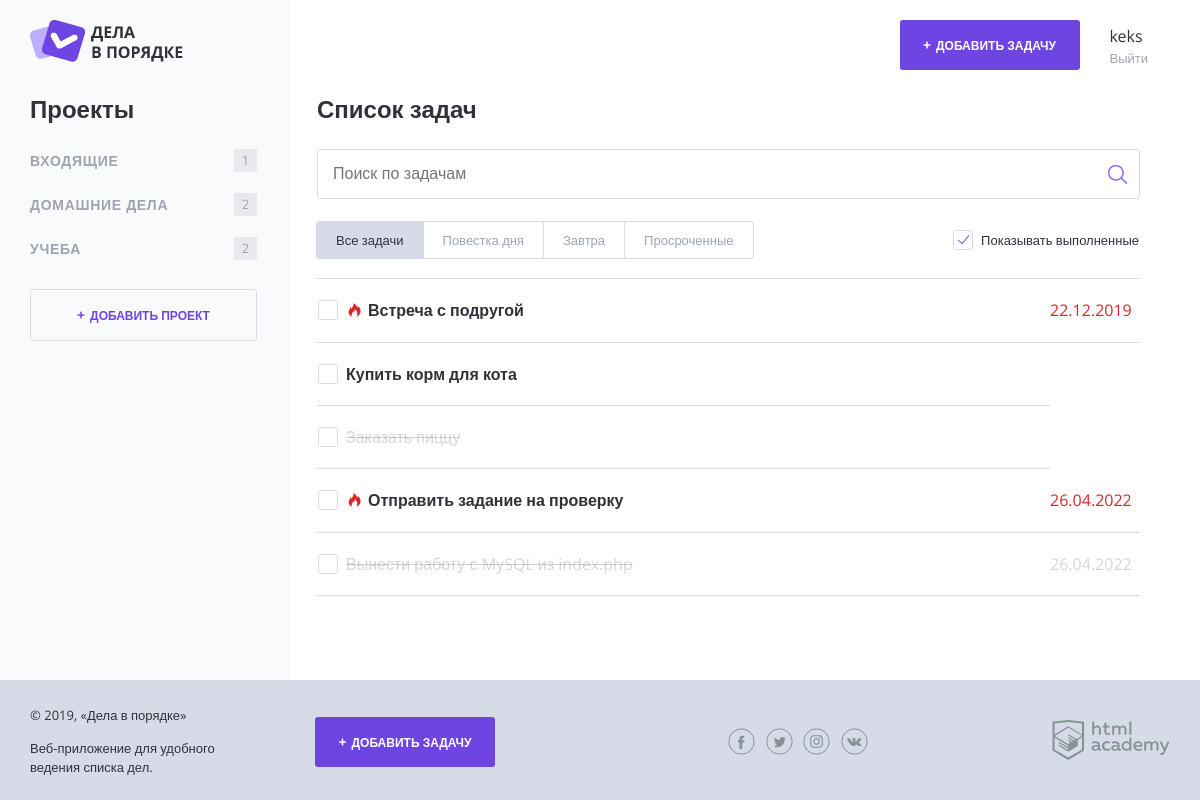
/index.php (signed in), run on the app's committed database.
### tables this page shows
CREATE TABLE projects (
    id INT NOT NULL AUTO_INCREMENT PRIMARY KEY,
    name VARCHAR(255),
    user_id INT,
    FOREIGN KEY (user_id) REFERENCES users(id)
);

CREATE TABLE tasks (
    id INT NOT NULL AUTO_INCREMENT PRIMARY KEY,
    user_id INT,
    FOREIGN KEY (user_id) REFERENCES users(id),
    project_id INT,
    FOREIGN KEY (project_id) REFERENCES projects(id),
    name VARCHAR(255),
    dt_add TIMESTAMP DEFAULT CURRENT_TIMESTAMP,
    dt_deadline TIMESTAMP DEFAULT NULL,
    status BOOLEAN DEFAULT FALSE,
    file VARCHAR(255) DEFAULT NULL
);

### helpers.php (called while the page is built, shortened)
<?php
function include_template($name, array $data = []) {
    $name = 'templates/' . $name;
    extract($data);
    require $name;
    $result = ob_get_clean();
    return $result;
}

### model.php (called while the page is built, shortened)
<?php
function get_projects(object $con, $id):array {
    $sql = "SELECT p.id, p.name, COUNT(t.name) AS count "
                ."FROM projects p "
                ."LEFT JOIN tasks t ON p.id = t.project_id "
                ."WHERE p.user_id = '$id' "
                ."GROUP BY p.id";
    $result = mysqli_query($con, $sql);
    return array_or_error($result);
};
function get_tasks(object $con, $project_id, $id, $search):array {
    if (!empty($search)) {
        $sql = "SELECT id, name, status, DATE_FORMAT(dt_deadline, '%d.%m.%Y') as dt_deadline, file FROM tasks "
                    ."WHERE user_id = '$id' AND MATCH(name) AGAINST(?) ORDER BY dt_add DESC";
        $stmt = db_get_prepare_stmt($con, $sql, [$search]);
        mysqli_stmt_execute($stmt);
        $result = mysqli_stmt_get_result($stmt);
    } else if (!empty($project_id)) {
        $sql = "SELECT id, name, status, DATE_FORMAT(dt_deadline, '%d.%m.%Y') as dt_deadline, file FROM tasks "
                    ."WHERE user_id = '$id' AND project_id = '$project_id' ORDER BY dt_add DESC";
        $result = mysqli_query($con, $sql);
    } else {
        $sql = "SELECT id, name, status, DATE_FORMAT(dt_deadline, '%d.%m.%Y') as dt_deadline, file FROM tasks "
                    ."WHERE user_id = '$id' ORDER BY dt_add DESC";
        $result = mysqli_query($con, $sql);
    }
    return array_or_error($result);
};

### myfunction.php (called while the page is built, shortened)
<?php
function is_hot ($task) {
    if (!empty($task['dt_deadline']) and !$task['status']) {
        $task_ts = strtotime($task['dt_deadline']);
        $ts_diff = $task_ts - time();
        $hours = floor($ts_diff / 3600);
        return ($hours <= 24);
    }
};
function array_or_error(object $result) {
    return mysqli_fetch_all($result, MYSQLI_ASSOC);
};

### init.php (called while the page is built, shortened)
<?php
if (!empty($_SESSION['user'])) {
    $id = $_SESSION['user']['id'];
} else {
    $id = null;
}

### templates/main.php (the view, shortened to what this page needs)
<h2 class="content__main-heading">Список задач</h2>
<form class="search-form" action="index.php" method="GET" autocomplete="off">
    <input class="search-form__input" type="text" name="search" value="<?= filter_input(INPUT_GET, 'search', FILTER_SANITIZE_SPECIAL_CHARS); ?>" placeholder="Поиск по задачам">
    <input class="search-form__submit" type="submit" name="" value="Искать">
</form>
<div class="tasks-controls">
    <nav class="tasks-switch">
        <a href="/" class="tasks-switch__item tasks-switch__item--active">Все задачи</a>
        <a href="/" class="tasks-switch__item">Повестка дня</a>
        <a href="/" class="tasks-switch__item">Завтра</a>
        <a href="/" class="tasks-switch__item">Просроченные</a>
    </nav>
    <label class="checkbox">
        <span class="checkbox__text">Показывать выполненные</span>
    </label>
</div>
<table class="tasks">
<?php foreach ($tasks as $task): ?>
    <tr class="tasks__item task <?php if ($task['status']): ?>task--completed<?php endif; ?> <?php if (is_hot($task)): ?>task--important<?php endif; ?>">
        <td class="task__select">
            <label class="checkbox task__checkbox">
                <span class="checkbox__text"><?= htmlspecialchars($task['name']); ?></span>
            </label>
        </td>
        <td class="task__file">
        </td>
        <?php if (!empty($task['dt_deadline'])): ?>
        <td class="task__date"><?= $task['dt_deadline']; ?></td>
        <?php endif; ?>
    </tr>
<?php endforeach; ?>
</table>

### templates/navigation.php
<section class="content__side">
    <?php if (empty($_SESSION['user'])): ?>
        <p class="content__side-info">Если у вас уже есть аккаунт, авторизуйтесь на сайте</p>
        <a class="button button--transparent content__side-button" href="auth.php">Войти</a>
    <?php else: ?>
        <h2 class="content__side-heading">Проекты</h2>
        <nav class="main-navigation">
            <ul class="main-navigation__list">
            <?php foreach ($projects as $project): ?>
                <li class="main-navigation__list-item <?php if ($project['id'] === $project_id): ?>main-navigation__list-item--active<?php endif; ?>">
                    <a class="main-navigation__list-item-link" href="/?project_id=<?= $project['id']; ?>"><?= htmlspecialchars($project['name']) ?></a>
                    <span class="main-navigation__list-item-count"><?= $project['count']; ?></span>
                </li>
            <?php endforeach; ?>
            </ul>
        </nav>
        <a class="button button--transparent button--plus content__side-button"
        href="pages/form-project.html" target="project_add">Добавить проект</a>
    <?php endif; ?>
</section>
<main class="content__main"><?= $content; ?></main>

### templates/layout.php (shortened to what this page needs)
<!DOCTYPE html>
<html lang="ru">
<head>
    <link rel="stylesheet" href="css/normalize.css">
    <link rel="stylesheet" href="css/style.css">
    <link rel="stylesheet" href="css/flatpickr.min.css">
</head>
<?php $classname = empty($_SESSION['user']) ? "body-background" : ""; ?>
<body class="<?= $classname; ?>">
<?php $classname = !empty($_SESSION['user']) ? "container--with-sidebar" : ""; ?>
<div class="page-wrapper">
    <div class="container <?= $classname; ?>">
        <header class="main-header">
            <a href="/">
                <img src="img/logo.png" width="153" height="42" alt="Логотип Дела в порядке">
            </a>
            <div class="main-header__side">
                <?php if (!empty($_SESSION['user'])): ?>
                    <a class="main-header__side-item button button--plus open-modal" href="add.php">Добавить задачу</a>
                    <div class="main-header__side-item user-menu">
                        <div class="user-menu__data">
                            <p><?= strip_tags($_SESSION['user']['name']); ?></p>
                            <a href="logout.php">Выйти</a>
                        </div>
                    </div>
                <?php else: ?>
                    <a class="main-header__side-item button button--transparent" href="auth.php">Войти</a>
                <?php endif; ?>
            </div>
        </header>
        <div class="content"><?= $navigation; ?></div>
    </div>
</div>
<footer class="main-footer">
    <div class="container">
        <div class="main-footer__copyright">
            <p>© 2019, «Дела в порядке»</p>
            <p>Веб-приложение для удобного ведения списка дел.</p>
        </div>
        <?php if (!empty($_SESSION['user'])): ?>
        <a class="main-footer__button button button--plus" href="add.php">Добавить задачу</a>
        <?php endif; ?>
        <div class="main-footer__social social">
            <a class="social__link social__link--facebook" href="#">
            </a>
            <a class="social__link social__link--twitter" href="#">
            </a>
            <a class="social__link social__link--instagram" href="#">
            </a>
            <a class="social__link social__link--vkontakte" href="#">
            </a>
        </div>
        <div class="main-footer__developed-by">
            <a href="https://htmlacademy.ru/intensive/php">
                <img src="img/htmlacademy.svg" alt="HTML Academy" width="118" height="40">
            </a>
        </div>
    </div>
</footer>
</body>
</html>

### index.php
<?php
$show_complete_tasks = rand(0, 1);
require_once('init.php');
require_once('model.php');
require_once('helpers.php');
require_once('myfunction.php');
if (empty($_SESSION['user'])) {
    $page_content = include_template('guest.php');
    $project_id = NULL;
    $projects = [];
} else {
    $project_id = filter_input(INPUT_GET, 'project_id', FILTER_SANITIZE_NUMBER_INT);
    $search = trim(filter_input(INPUT_GET, 'search', FILTER_SANITIZE_SPECIAL_CHARS), " ");
    $projects = get_projects($con, $id);
    $projects_ids = array_column($projects, 'id');
    $tasks = get_tasks($con, $project_id, $id, $search);
    $page_content = check_tasks_for_project_or_search($project_id, $projects_ids, $tasks, $search);
    if (empty($page_content)) {
        $page_content = include_template('main.php', [
            'tasks' => $tasks,
            'show_complete_tasks' => $show_complete_tasks]);
    }
}
$navigation_content = include_template('navigation.php', [
    '_SESSION' => $_SESSION['user'],
    'projects' => $projects,
    'project_id' => $project_id,
    'content' => $page_content]);
$layout_content = include_template('layout.php', [
    '_SESSION' => $_SESSION['user'],
    'navigation' => $navigation_content,
    'title' => 'Дела в порядке']);
print($layout_content);

### data on the page
projects: name "ВХОДЯЩИЕ", count "1"
projects: name "ДОМАШНИЕ ДЕЛА", count "2"
projects: name "УЧЕБА", count "2"
tasks: name "Встреча с подругой", dt_deadline "22.12.2019"
tasks: name "Купить корм для кота"
tasks: name "Заказать пиццу"
tasks: name "Отправить задание на проверку", dt_deadline "26.04.2022"
tasks: name "Вынести работу с MySQL из index.php", dt_deadline "26.04.2022"

### other printed values
strip_tags($_SESSION['user']['name']) "keks"
